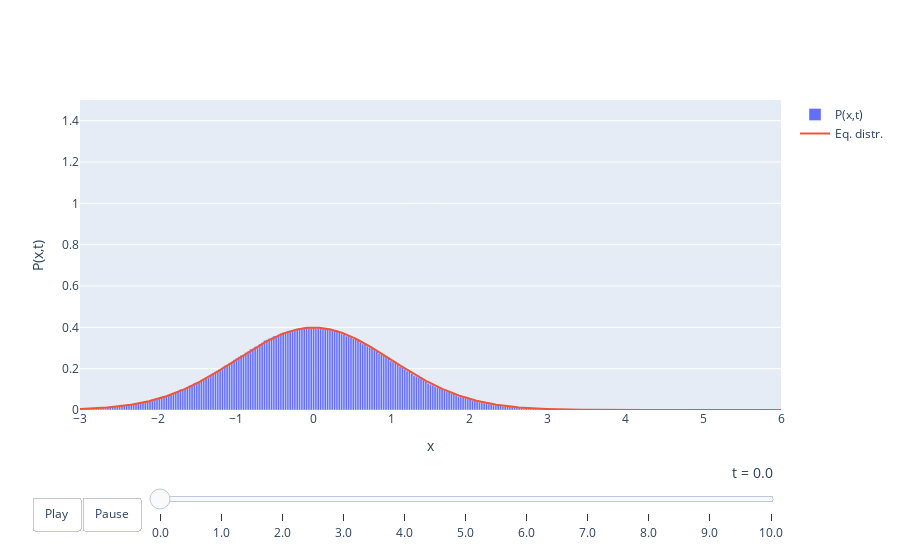

The code cell stored with this chart in its notebook:
### Code cell
animate_simulation(times1,x2)

### Figure 1 — Plotly figure (JSON) as saved in the notebook; plotly's stock layout.template omitted (floating-point values rounded to 4 significant figures; data arrays with more than 128 entries replaced by an {"elided": "..."} marker saying what was removed)
{"data": [{"name": "P(x,t)", "type": "bar", "x": {"elided": "301 float values"}, "y": {"elided": "300 float values"}}, {"name": "Eq. distr.", "type": "scatter", "x": {"elided": "1000 float values"}, "y": {"elided": "1000 float values"}}], "layout": {"bargap": 0, "sliders": [{"active": 0, "currentvalue": {"font": {"size": 14}, "prefix": "t = ", "visible": true, "xanchor": "right"}, "len": 0.9, "pad": {"b": 10, "t": 50}, "steps": [{"args": [[0], {"frame": {"duration": 300, "redraw": false}, "mode": "immediate", "transition": {"duration": 300}}], "label": "0.0", "method": "animate"}, {"args": [[1], {"frame": {"duration": 300, "redraw": false}, "mode": "immediate", "transition": {"duration": 300}}], "label": "1.0", "method": "animate"}, {"args": [[2], {"frame": {"duration": 300, "redraw": false}, "mode": "immediate", "transition": {"duration": 300}}], "label": "2.0", "method": "animate"}, {"args": [[3], {"frame": {"duration": 300, "redraw": false}, "mode": "immediate", "transition": {"duration": 300}}], "label": "3.0", "method": "animate"}, {"args": [[4], {"frame": {"duration": 300, "redraw": false}, "mode": "immediate", "transition": {"duration": 300}}], "label": "4.0", "method": "animate"}, {"args": [[5], {"frame": {"duration": 300, "redraw": false}, "mode": "immediate", "transition": {"duration": 300}}], "label": "5.0", "method": "animate"}, {"args": [[6], {"frame": {"duration": 300, "redraw": false}, "mode": "immediate", "transition": {"duration": 300}}], "label": "6.0", "method": "animate"}, {"args": [[7], {"frame": {"duration": 300, "redraw": false}, "mode": "immediate", "transition": {"duration": 300}}], "label": "7.0", "method": "animate"}, {"args": [[8], {"frame": {"duration": 300, "redraw": false}, "mode": "immediate", "transition": {"duration": 300}}], "label": "8.0", "method": "animate"}, {"args": [[9], {"frame": {"duration": 300, "redraw": false}, "mode": "immediate", "transition": {"duration": 300}}], "label": "9.0", "method": "animate"}, {"args": [[10], {"frame": {"duration": 300, "redraw": false}, "mode": "immediate", "transition": {"duration": 300}}], "label": "10.0", "method": "animate"}], "transition": {"duration": 300, "easing": "cubic-in-out"}, "x": 0.1, "xanchor": "left", "y": 0, "yanchor": "top"}], "updatemenus": [{"buttons": [{"args": [null, {"frame": {"duration": 500, "redraw": false}, "fromcurrent": true, "transition": {"duration": 300, "easing": "quadratic-in-out"}}], "label": "Play", "method": "animate"}, {"args": [[null], {"frame": {"duration": 0, "redraw": false}, "mode": "immediate", "transition": {"duration": 0}}], "label": "Pause", "method": "animate"}], "direction": "left", "pad": {"r": 10, "t": 87}, "showactive": false, "type": "buttons", "x": 0.1, "xanchor": "right", "y": 0, "yanchor": "top"}], "xaxis": {"autorange": false, "range": [-3, 6], "title": {"text": "x"}}, "yaxis": {"autorange": false, "range": [0, 1.5], "title": {"text": "P(x,t)"}}}}
